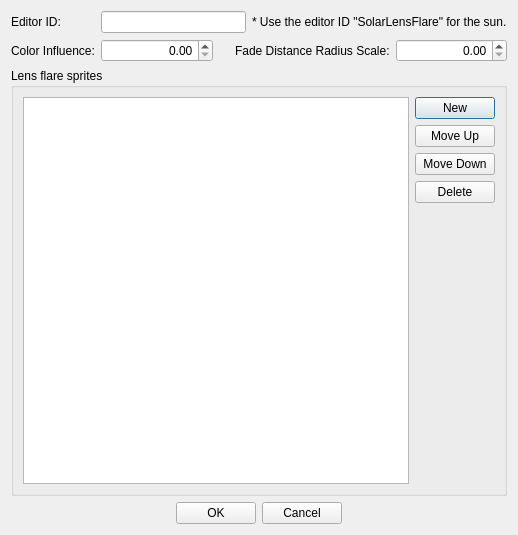
<?xml version="1.0" encoding="UTF-8"?>
<ui version="4.0">
 <class>FormDialogLensFlare</class>
 <widget class="QDialog" name="FormDialogLensFlare">
  <property name="geometry">
   <rect>
    <x>0</x>
    <y>0</y>
    <width>518</width>
    <height>535</height>
   </rect>
  </property>
  <property name="windowTitle">
   <string>Lens Flare</string>
  </property>
  <layout class="QVBoxLayout" name="verticalLayout_2">
   <item>
    <layout class="QGridLayout" name="gridLayout">
     <item row="1" column="0">
      <widget class="QLabel" name="label_2">
       <property name="text">
        <string>Color Influence:</string>
       </property>
       <property name="buddy">
        <cstring>colorInfluence</cstring>
       </property>
      </widget>
     </item>
     <item row="0" column="0">
      <widget class="QLabel" name="label">
       <property name="text">
        <string>Editor ID:</string>
       </property>
       <property name="buddy">
        <cstring>editorID</cstring>
       </property>
      </widget>
     </item>
     <item row="0" column="1">
      <widget class="QLineEdit" name="editorID"/>
     </item>
     <item row="0" column="2">
      <widget class="QLabel" name="editorIDTip">
       <property name="text">
        <string>* Use the editor ID &quot;SolarLensFlare&quot; for the sun.</string>
       </property>
      </widget>
     </item>
     <item row="1" column="1" colspan="2">
      <layout class="QHBoxLayout" name="horizontalLayout">
       <item>
        <widget class="QDoubleSpinBox" name="colorInfluence">
         <property name="alignment">
          <set>Qt::AlignRight|Qt::AlignTrailing|Qt::AlignVCenter</set>
         </property>
        </widget>
       </item>
       <item>
        <spacer name="horizontalSpacer">
         <property name="orientation">
          <enum>Qt::Horizontal</enum>
         </property>
         <property name="sizeType">
          <enum>QSizePolicy::Fixed</enum>
         </property>
         <property name="sizeHint" stdset="0">
          <size>
           <width>16</width>
           <height>20</height>
          </size>
         </property>
        </spacer>
       </item>
       <item>
        <widget class="QLabel" name="label_3">
         <property name="text">
          <string>Fade Distance Radius Scale:</string>
         </property>
         <property name="buddy">
          <cstring>fadeDistRadScale</cstring>
         </property>
        </widget>
       </item>
       <item>
        <widget class="QDoubleSpinBox" name="fadeDistRadScale">
         <property name="alignment">
          <set>Qt::AlignRight|Qt::AlignTrailing|Qt::AlignVCenter</set>
         </property>
        </widget>
       </item>
      </layout>
     </item>
    </layout>
   </item>
   <item>
    <widget class="QGroupBox" name="groupBox">
     <property name="title">
      <string>Lens flare sprites</string>
     </property>
     <layout class="QHBoxLayout" name="horizontalLayout_3">
      <item>
       <widget class="QTableView" name="sprites"/>
      </item>
      <item>
       <layout class="QVBoxLayout" name="verticalLayout">
        <item>
         <widget class="QPushButton" name="buttonSpriteNew">
          <property name="text">
           <string>New</string>
          </property>
         </widget>
        </item>
        <item>
         <widget class="QPushButton" name="buttonSpriteMoveUp">
          <property name="text">
           <string>Move Up</string>
          </property>
         </widget>
        </item>
        <item>
         <widget class="QPushButton" name="buttonSpriteMoveDown">
          <property name="text">
           <string>Move Down</string>
          </property>
         </widget>
        </item>
        <item>
         <widget class="QPushButton" name="buttonSpriteDelete">
          <property name="text">
           <string>Delete</string>
          </property>
         </widget>
        </item>
        <item>
         <spacer name="verticalSpacer">
          <property name="orientation">
           <enum>Qt::Vertical</enum>
          </property>
          <property name="sizeHint" stdset="0">
           <size>
            <width>20</width>
            <height>40</height>
           </size>
          </property>
         </spacer>
        </item>
       </layout>
      </item>
     </layout>
    </widget>
   </item>
   <item>
    <layout class="QHBoxLayout" name="buttonsLayout">
     <item>
      <spacer name="horizontalSpacer_2">
       <property name="orientation">
        <enum>Qt::Horizontal</enum>
       </property>
       <property name="sizeHint" stdset="0">
        <size>
         <width>40</width>
         <height>20</height>
        </size>
       </property>
      </spacer>
     </item>
     <item>
      <widget class="QPushButton" name="buttonOK">
       <property name="text">
        <string>OK</string>
       </property>
      </widget>
     </item>
     <item>
      <widget class="QPushButton" name="buttonCancel">
       <property name="text">
        <string>Cancel</string>
       </property>
      </widget>
     </item>
     <item>
      <spacer name="horizontalSpacer_3">
       <property name="orientation">
        <enum>Qt::Horizontal</enum>
       </property>
       <property name="sizeHint" stdset="0">
        <size>
         <width>40</width>
         <height>20</height>
        </size>
       </property>
      </spacer>
     </item>
    </layout>
   </item>
  </layout>
 </widget>
 <tabstops>
  <tabstop>editorID</tabstop>
  <tabstop>colorInfluence</tabstop>
  <tabstop>fadeDistRadScale</tabstop>
  <tabstop>sprites</tabstop>
  <tabstop>buttonSpriteNew</tabstop>
  <tabstop>buttonSpriteMoveUp</tabstop>
  <tabstop>buttonSpriteMoveDown</tabstop>
  <tabstop>buttonSpriteDelete</tabstop>
  <tabstop>buttonOK</tabstop>
  <tabstop>buttonCancel</tabstop>
 </tabstops>
 <resources/>
 <connections/>
</ui>
